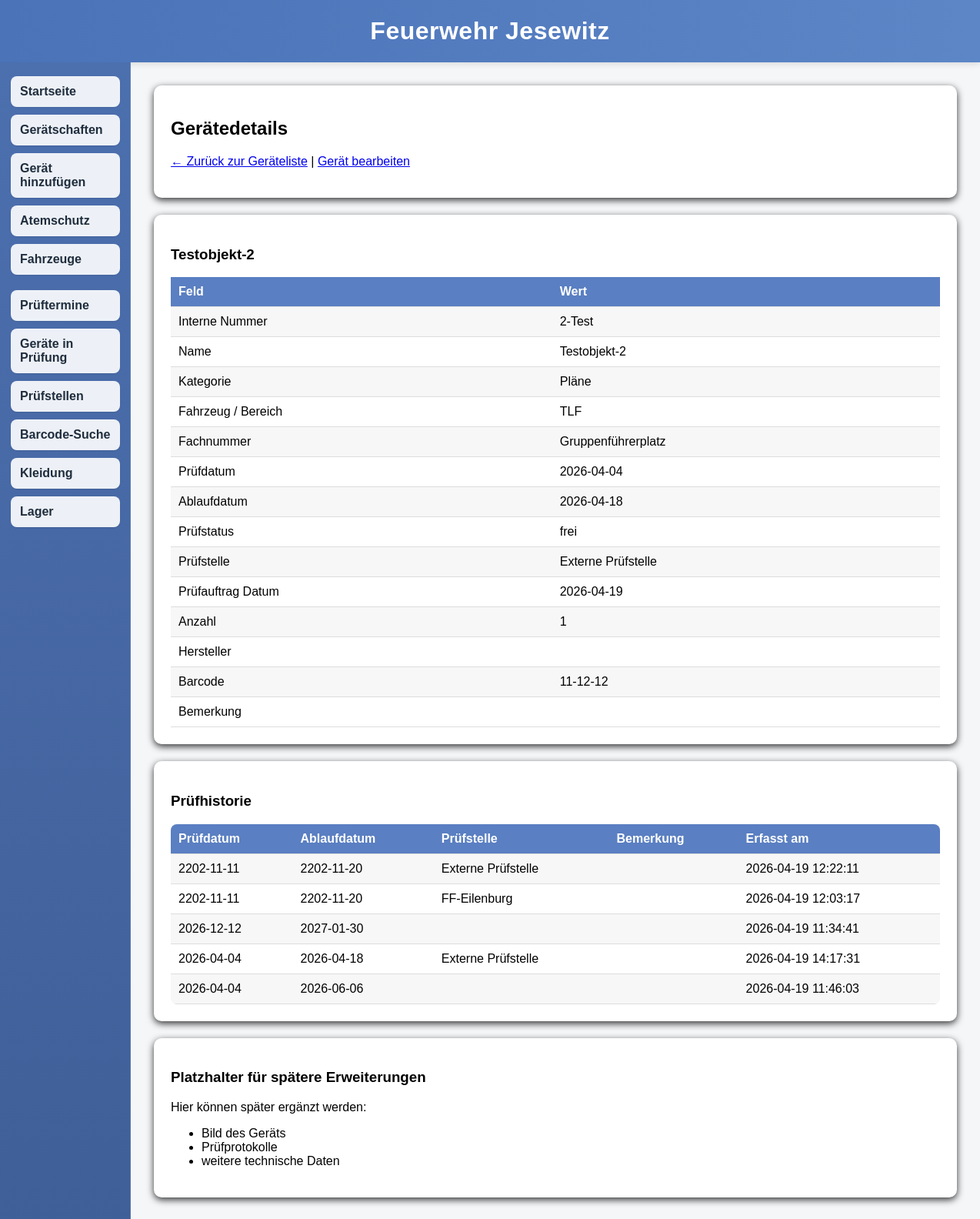
/geraet/575, run on the app's committed database.
### tables this page shows
CREATE TABLE geraete (
    id INTEGER PRIMARY KEY AUTOINCREMENT,
    interne_nummer TEXT,
    name TEXT,
    kategorie TEXT,
    fahrzeug TEXT,
    fachnummer TEXT,
    pruefdatum TEXT,
    ablaufdatum TEXT,
    anzahl INTEGER,
    bemerkung TEXT,
    hersteller TEXT,
    barcode TEXT
, pruefstatus TEXT DEFAULT 'frei', pruefstelle TEXT, pruefauftrag_datum TEXT);

CREATE TABLE pruefhistorie (
    id INTEGER PRIMARY KEY AUTOINCREMENT,
    geraet_id INTEGER NOT NULL,
    pruefdatum TEXT,
    ablaufdatum TEXT,
    pruefstelle TEXT,
    bemerkung TEXT,
    erstellt_am TEXT DEFAULT CURRENT_TIMESTAMP,
    FOREIGN KEY (geraet_id) REFERENCES geraete(id)
);

### app.py (the view)
@app.route("/geraet/<int:id>")
def geraet_detail(id):
    verbindung = sqlite3.connect(DATENBANK)
    verbindung.row_factory = sqlite3.Row
    cursor = verbindung.cursor()
    cursor.execute("SELECT * FROM geraete WHERE id = ?", (id,))
    geraet = cursor.fetchone()
    if geraet is None:
        verbindung.close()
        return f"Gerät mit ID {id} nicht gefunden."
    cursor.execute("""
        SELECT * FROM pruefhistorie
        WHERE geraet_id = ?
        ORDER BY pruefdatum DESC, id DESC
    """, (id,))
    historie = cursor.fetchall()
    verbindung.close()
    return render_template(
        "geraet_detail.html",
        geraet=geraet,
        historie=historie
    )

### templates/geraet_detail.html (shortened to what this page needs)
{% extends "base.html" %}
{% block content %}
<div class="box">
    <h2>Gerätedetails</h2>
    <p>
        <a href="/geraete">← Zurück zur Geräteliste</a>
        |
        <a href="/geraet/{{ geraet['id'] }}/bearbeiten">Gerät bearbeiten</a>
    </p>
</div>
<div class="box">
    <h3>{{ geraet["name"] }}</h3>
    <table class="inventar-tabelle">
        <tr>
            <th>Feld</th>
            <th>Wert</th>
        </tr>
        <tr>
            <td>Interne Nummer</td>
            <td>{{ geraet["interne_nummer"] }}</td>
        </tr>
        <tr>
            <td>Name</td>
            <td>{{ geraet["name"] }}</td>
        </tr>
        <tr>
            <td>Kategorie</td>
            <td>{{ geraet["kategorie"] }}</td>
        </tr>
        <tr>
            <td>Fahrzeug / Bereich</td>
            <td>{{ geraet["fahrzeug"] }}</td>
        </tr>
        <tr>
            <td>Fachnummer</td>
            <td>{{ geraet["fachnummer"] }}</td>
        </tr>
        <tr>
            <td>Prüfdatum</td>
            <td>{{ geraet["pruefdatum"] }}</td>
        </tr>
        <tr>
            <td>Ablaufdatum</td>
            <td>{{ geraet["ablaufdatum"] }}</td>
        </tr>
        <tr>
            <td>Prüfstatus</td>
            <td>{{ geraet["pruefstatus"] }}</td>
        </tr>
        <tr>
            <td>Prüfstelle</td>
            <td>{{ geraet["pruefstelle"] }}</td>
        </tr>
        <tr>
            <td>Prüfauftrag Datum</td>
            <td>{{ geraet["pruefauftrag_datum"] }}</td>
        </tr>
        <tr>
            <td>Anzahl</td>
            <td>{{ geraet["anzahl"] }}</td>
        </tr>
        <tr>
            <td>Hersteller</td>
            <td>{{ geraet["hersteller"] }}</td>
        </tr>
        <tr>
            <td>Barcode</td>
            <td>{{ geraet["barcode"] }}</td>
        </tr>
        <tr>
            <td>Bemerkung</td>
            <td>{{ geraet["bemerkung"] }}</td>
        </tr>
    </table>
</div>
<div class="box">
    <h3>Prüfhistorie</h3>
    {% if historie %}
        <div class="table-wrapper">
            <table class="inventar-tabelle">
                <tr>
                    <th>Prüfdatum</th>
                    <th>Ablaufdatum</th>
                    <th>Prüfstelle</th>
                    <th>Bemerkung</th>
                    <th>Erfasst am</th>
                </tr>
                {% for eintrag in historie %}
                <tr>
                    <td>{{ eintrag["pruefdatum"] }}</td>
                    <td>{{ eintrag["ablaufdatum"] }}</td>
                    <td>{{ eintrag["pruefstelle"] }}</td>
                    <td>{{ eintrag["bemerkung"] }}</td>
                    <td>{{ eintrag["erstellt_am"] }}</td>
                </tr>
                {% endfor %}
            </table>
        </div>
    {% else %}
        <p>Für dieses Gerät gibt es noch keine Prüfhistorie.</p>
    {% endif %}
</div>
<div class="box">
    <h3>Platzhalter für spätere Erweiterungen</h3>
    <p>Hier können später ergänzt werden:</p>
    <ul>
        <li>Bild des Geräts</li>
        <li>Prüfprotokolle</li>
        <li>weitere technische Daten</li>
    </ul>
</div>
{% endblock %}

### templates/base.html (style rules this page uses)
body { margin: 0; font-family: Arial, sans-serif; background-color: #f4f6f8; }
.box { background: white; padding: 22px; margin-bottom: 22px; border-radius: 10px; box-shadow: 0 3px 10px rgba(0,0,0,0.8); }
.table-wrapper { max-height: 60vh; overflow-y: auto; overflow-x: auto; border-radius: 8px; }
.inventar-tabelle { width: 100%; border-collapse: collapse; min-width: 1000px; background: white; }
.inventar-tabelle th { position: sticky; top: 0; background-color: #5a7fc2; color: white; z-index: 2; }
.inventar-tabelle th, .inventar-tabelle td { padding: 10px; text-align: left; border-bottom: 1px solid #ddd; }
.inventar-tabelle tr:nth-child(even) { background-color: #f7f7f7; }

### data on the page
geraete: name "Testobjekt-2", interne_nummer "2-Test", kategorie "Pläne", fahrzeug "TLF", fachnummer "Gruppenführerplatz", pruefdatum "2026-04-04", ablaufdatum "2026-04-18", pruefstatus "frei", pruefstelle "Externe Prüfstelle", pruefauftrag_datum "2026-04-19", anzahl "1", barcode "11-12-12"
pruefhistorie: pruefdatum "2202-11-11", ablaufdatum "2202-11-20", pruefstelle "Externe Prüfstelle", erstellt_am "2026-04-19 12:22:11"
pruefhistorie: pruefdatum "2202-11-11", ablaufdatum "2202-11-20", pruefstelle "FF-Eilenburg", erstellt_am "2026-04-19 12:03:17"
pruefhistorie: pruefdatum "2026-12-12", ablaufdatum "2027-01-30", erstellt_am "2026-04-19 11:34:41"
pruefhistorie: pruefdatum "2026-04-04", ablaufdatum "2026-04-18", pruefstelle "Externe Prüfstelle", erstellt_am "2026-04-19 14:17:31"
pruefhistorie: pruefdatum "2026-04-04", ablaufdatum "2026-06-06", erstellt_am "2026-04-19 11:46:03"
